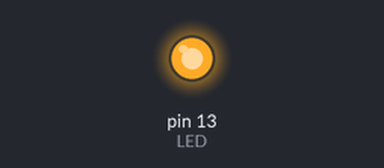
Recording of a sketch running on a simulated Arduino Uno, built with avr-gcc and run on an emulated ATmega328P. Parts: output pins drawn as LEDs (lit = HIGH). What the sketch prints to the serial monitor is not drawn.

Above: at 0.17 s.
At 6.1 s:
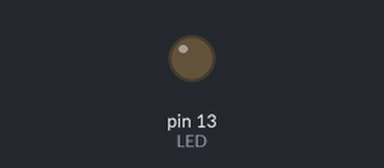
Timing chart, 0 to 11.3 s (numbered marks = the images above):
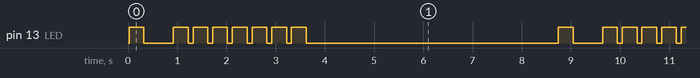

Measured:
- by itself, pin 13 (LED): repeats every 8.7 s: LOW 0.60 s, 6 × (HIGH 0.30 s, LOW 0.10 s), HIGH 0.30 s, LOW 5.1 s, HIGH 0.30 s
- by itself, everything shown: repeats every 8.7 s, in 16 steps

The sketch:

api.ino
```cpp
// (licence header left out)
/*
  Test of XBee API mode communications.
  We send a sequence of numbers to the network wo-ordinator, assuming
  that these will be picked up by the base station (and possibly displayed).

  This test makes use of the xbee-arduino library.
*/

#include <XBee.h>

#define LED 13

char *payload = "Hello world";

XBee radio = XBee();
XBeeAddress64 coordinator = XBeeAddress64(0, 0);  /* reserved address of mesh co-ordinator */
ZBTxRequest req = ZBTxRequest(coordinator, (uint8_t*) payload, sizeof(payload));
ZBTxStatusResponse res = ZBTxStatusResponse();


void blink( int n, int d ) {
  for(int i = 0; i < n; i++) {
    digitalWrite(LED, HIGH);
    delay(d);
    digitalWrite(LED, LOW);
    delay(100);
  }
}


void setup() {
  pinMode(LED, OUTPUT);
  Serial.begin(9600);
  radio.setSerial(Serial);
}


void loop() {
  radio.send(req);
  blink(1, 300);

  if(radio.readPacket(500)) {
    if(radio.getResponse().getApiId() == ZB_TX_STATUS_RESPONSE) {
      radio.getResponse().getZBTxStatusResponse(res);
      if(res.getDeliveryStatus() == SUCCESS) {
        blink(5, 100);
      } else {
        blink(3, 300);
      }
    } else {
       blink(5, 300);
    }
  } else {
    blink(7, 300);
  }

  delay(5000);
}
```
